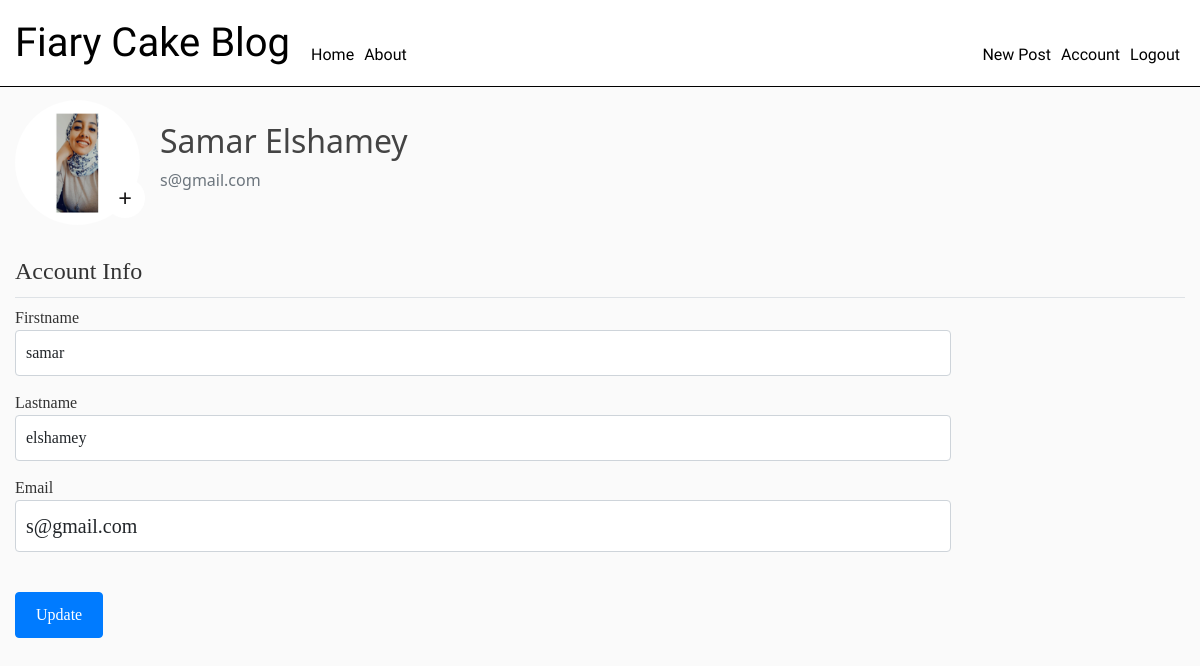
Page /account (signed in) on the committed database.
### blog/models.py (models this page shows, shortened)
class User(db.Model, UserMixin):
    id = db.Column(db.Integer, primary_key=True,)
    firstname = db.Column(db.String(20), unique=True, nullable=False)
    lastname = db.Column(db.String(20), unique=True, nullable=False)
    email = db.Column(db.String(120), unique=True, nullable=False)
    image_file = db.Column(db.String(20), nullable=False, default='default.jpg')
    password = db.Column(db.String(60), nullable=False)
    posts = db.relationship('Post', backref='author', lazy=True)

### blog/users/routes.py (the view)
@users.route("/account", methods=['GET', 'POST'])
@login_required
def account():
    form = UpdateProfileForm()
    if form.validate_on_submit():
        if form.picture.data:
            picture_file = save_picture(form.picture.data)
            current_user.image_file = picture_file
        current_user.firstname = form.firstname.data
        current_user.lastname = form.lastname.data
        current_user.email = form.email.data
        db.session.commit()
        flash('Your account has been updated!', 'success')
        return redirect(url_for('users.account'))
    elif request.method == 'GET':
        form.firstname.data = current_user.firstname
        form.lastname.data = current_user.lastname
        form.email.data = current_user.email
    image_file = url_for('static', filename='profile_pic/' + current_user.image_file)
    return render_template('account.html', title='Account', image_file=image_file, form=form)

### blog/users/forms.py (shortened to what this page needs)
class UpdateProfileForm(FlaskForm):
    firstname = StringField('Firstname', validators=[DataRequired(), Length(min=2, max=20)])
    lastname = StringField('Lastname', validators=[DataRequired(), Length(min=2, max=20)])
    email = StringField('Email', validators=[DataRequired(), Email()])
    picture = FileField(validators=[FileAllowed(['png', 'jpg'])])
    submit = SubmitField('Update')

### blog/models.py (called while the page is built)
@login_manager.user_loader
def load_user(user_id):
    return User.query.get(int(user_id))

### blog/templates/account.html (shortened to what this page needs)
{% extends "base.html" %}
{% block content %}
<link rel="stylesheet" href="{{ url_for('static', filename='css/account.css') }}">
    <div class="content-section">
        <div class="media">
            <img class="rounded-circle account-img" src="{{ image_file }}">
            <div class="media-body">
                <h2 class="account-heading">{{ current_user.firstname | capitalize }} {{ current_user.lastname | capitalize }}</h2>
                <p class="text-secondary">{{ current_user.email }}</p>
            </div>
        </div>
        <form method="POST" action="" enctype="multipart/form-data">
            <label for="picture" class="picture-label position-relative">
                <span id="change-img-btn" class="change-img-btn position-absolute" style="bottom: 30px; left: 90px;" title="Change Profile Picture">+</span>
            </label>
            <fieldset class="form-group">
                <legend class="border-bottom mb-2">Account Info</legend>
                <div class="form-group">
                    {{ form.firstname.label(class="form-control-label") }}
                    {% if form.firstname.errors %}
                        {{ form.firstname(class="form-control is-invalid") }}
                        <div class="invalid-feedback">
                            {% for error in form.firstname.errors %}
                                <span>{{ error }}</span>
                            {% endfor %}
                        </div>
                    {% else %}
                        {{ form.firstname(class="form-control") }}
                    {% endif %}
                </div>
                <div class="form-group">
                    {{ form.lastname.label(class="form-control-label") }}
                    {% if form.lastname.errors %}
                        {{ form.lastname(class="form-control is-invalid") }}
                        <div class="invalid-feedback">
                            {% for error in form.lastname.errors %}
                                <span>{{ error }}</span>
                            {% endfor %}
                        </div>
                    {% else %}
                        {{ form.lastname(class="form-control") }}
                    {% endif %}
                </div>
                <div class="form-group">
                    {{ form.email.label(class="form-control-label") }}
                    {% if form.email.errors %}
                        {{ form.email(class="form-control form-control-lg is-invalid") }}
                        <div class="invalid-feedback">
                            {% for error in form.email.errors %}
                                <span>{{ error }}</span>
                            {% endfor %}
                        </div>
                    {% else %}
                        {{ form.email(class="form-control form-control-lg") }}
                    {% endif %}
                </div>
            </fieldset>
            <div class="form-group">
                {{ form.submit(class="btn btn-outline-info") }}
            </div>
        </form>
    </div>
{% endblock content %}

### blog/static/css/base.css (style rules this page uses)
body { background: #fafafa; color: #333333; margin-top: 5rem; }
h1, h2, h3, h4, h5, h6 { color: #444444; }

### blog/static/css/account.css (style rules this page uses)
.account-img { flex-shrink: 0; height: 125px; width: 125px; margin-right: 20px; margin-bottom: 5px; }
.content-section { margin-top: 20px; }
.account-heading { font-size: 2rem; }
.media { display: flex; align-items: center; }
.media-body { flex-grow: 1; }
.position-relative { position: relative; }
.position-absolute { position: absolute; }
.change-img-btn { background-color: #ffffff; color: #1b1a1a; font-size: 1.5rem; padding: 10px; border-radius: 50%; cursor: pointer; transition: background-color 0.3s ease; display: flex; align-items: center; justify-content: center; width: 40px; height: 40px; }
legend.border-bottom { margin-bottom: 0.5rem; margin-top: -1rem; padding-bottom: 0.5rem; }
.btn-outline-info { background-color: #007bff; border-color: #007bff; transition: all 0.3s ease-in-out; margin-top: 10px; }
.btn-outline-info { padding: 10px 20px; font-size: 16px; color: #ffffff; }
.form-group { margin-bottom: 15px; font-family: 'Times New Roman', serif; }
.form-control { border: 1px solid #ced4da; border-radius: 4px; padding: 10px; width: 80%; }

### rows in the picture
User: firstname "Samar", lastname "Elshamey", email "s@gmail.com", firstname "samar", lastname "elshamey"
